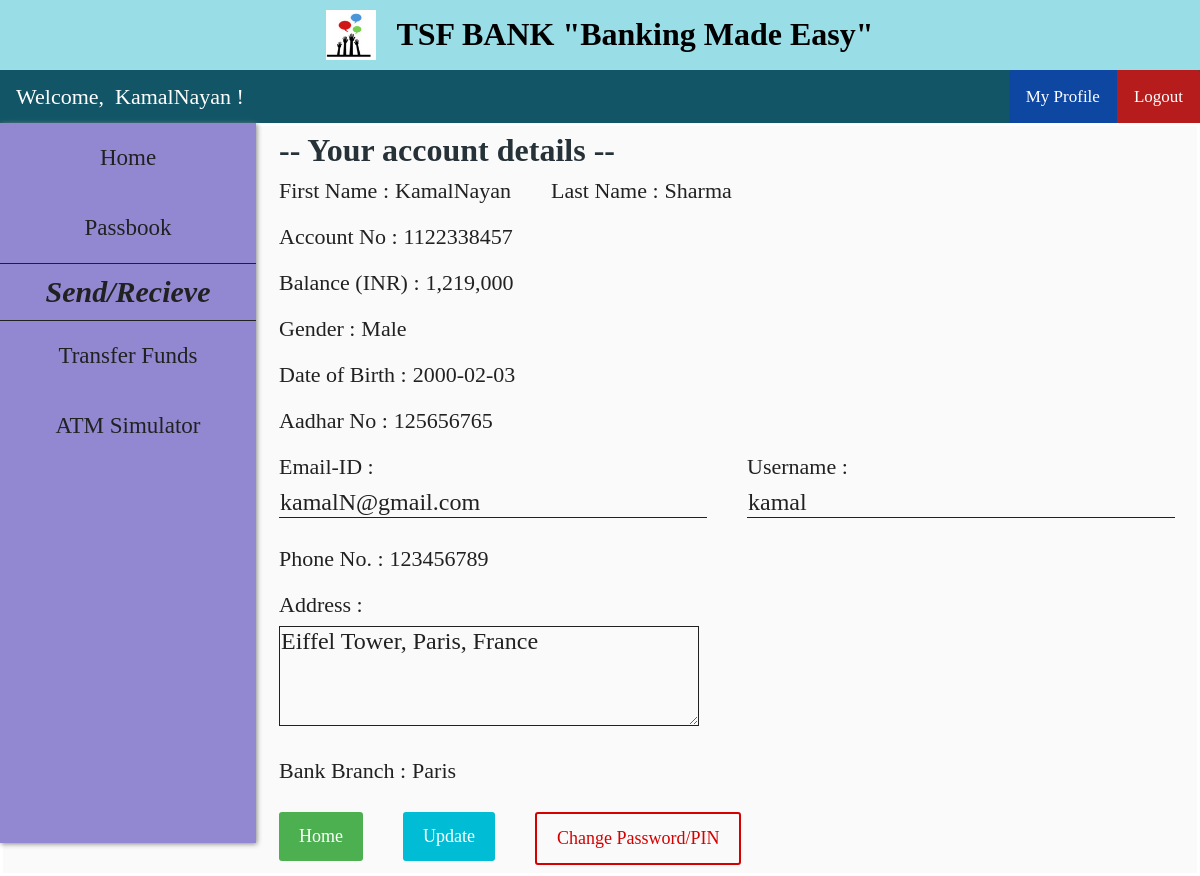
Page /customer_profile.php (signed in) on the committed database.
### tables this page shows
CREATE TABLE `customer` (
  `cust_id` int NOT NULL AUTO_INCREMENT,
  `first_name` varchar(30) DEFAULT NULL,
  `last_name` varchar(30) DEFAULT NULL,
  `gender` varchar(10) DEFAULT NULL,
  `dob` date DEFAULT NULL,
  `aadhar_no` int DEFAULT NULL,
  `email` varchar(30) DEFAULT NULL,
  `phone_no` varchar(20) DEFAULT NULL,
  `address` varchar(255) DEFAULT NULL,
  `branch` varchar(30) DEFAULT NULL,
  `account_no` int DEFAULT NULL,
  `pin` int DEFAULT NULL,
  `uname` varchar(30) DEFAULT NULL,
  `pwd` varchar(30) DEFAULT NULL,
  PRIMARY KEY (`cust_id`),
  UNIQUE KEY `aadhar_no` (`aadhar_no`),
  UNIQUE KEY `email` (`email`),
  UNIQUE KEY `phone_no` (`phone_no`),
  UNIQUE KEY `account_no` (`account_no`),
  UNIQUE KEY `uname` (`uname`)
);

CREATE TABLE `passbook3` (
  `trans_id` int NOT NULL AUTO_INCREMENT,
  `trans_date` datetime DEFAULT NULL,
  `remarks` varchar(255) DEFAULT NULL,
  `debit` int DEFAULT NULL,
  `credit` int DEFAULT NULL,
  `balance` int DEFAULT NULL,
  PRIMARY KEY (`trans_id`)
);

### customer_profile.php (the view, shortened to what this page needs)
<?php
    include "connect.php";
    include "header.php";
    include "customer_navbar.php";
    include "customer_sidebar.php";
    $id = $_SESSION['loggedIn_cust_id'];
    $sql0 = "SELECT * FROM customer WHERE cust_id=".$id;
    $sql1 = "SELECT * FROM passbook".$id." WHERE trans_id=(
                    SELECT MAX(trans_id) FROM passbook".$id.")";
    $result0 = $conn->query($sql0);
    $result1 = $conn->query($sql1);
    if ($result0->num_rows > 0) {
        while($row = $result0->fetch_assoc()) {
            $fname = $row["first_name"];
            $lname = $row["last_name"];
            $gender = $row["gender"];
            $dob = $row["dob"];
            $aadhar = $row["aadhar_no"];
            $email = $row["email"];
            $phno = $row["phone_no"];
            $address = $row["address"];
            $branch = $row["branch"];
            $acno = $row["account_no"];
            $cus_uname = $row["uname"];
        }
    }
    if ($result1->num_rows > 0) {
        while($row = $result1->fetch_assoc()) {
            $balance = $row["balance"];
        }
    }
?>
<!DOCTYPE html>
<html>
<head>
    <link rel="stylesheet" href="customer_add_style.css">
</head>
<body>
    <form class="add_customer_form" action="customer_profile_action.php" method="post">
        <div class="flex-container-form_header">
            <h1 id="form_header">-- Your account details --</h1>
        </div>
        <div class="flex-container">
            <div class=container>
                <label>First Name : <label id="info_label"><?php echo $fname ?></label></label>
            </div>
            <div class=container>
                <label>Last Name : <label id="info_label"><?php echo $lname ?></label></label>
            </div>
        </div>
        <div class="flex-container">
            <div class=container>
                <label>Account No : <label id="info_label"><?php echo $acno ?></label></label>
            </div>
        </div>
        <div class="flex-container">
            <div class=container>
                <label>Balance (INR) : <label id="info_label"><?php echo number_format($balance) ?></label></label>
            </div>
        </div>
        <div class="flex-container">
            <div class=container>
                <label>Gender :
                    <label id="info_label">
                    <?php
                        if ($gender == "male") {echo "Male";}
                        elseif ($gender == "female") {echo "Female";}
                        else {echo "Others";}
                    ?>
            </div>
        </div>
        <div class="flex-container">
            <div class=container>
                <label>Date of Birth : <label id="info_label"><?php echo $dob ?></label></label>
            </div>
        </div>
        <div class="flex-container">
            <div class=container>
                <label>Aadhar No : <label id="info_label"><?php echo $aadhar ?></label></label>
            </div>
        </div>
        <div class="flex-container">
            <div class=container>
                <label>Email-ID :</label><br>
                <input name="email" size="30" type="text" value="<?php echo $email ?>" required />
            </div>
            <div class=container>
                <label>Username :</label><br>
                <input name="cus_uname" size="30" type="text" value="<?php echo $cus_uname ?>" required />
            </div>
        </div>
        <div class="flex-container">
            <div  class=container>
                <label>Phone No. : <label id="info_label"><?php echo $phno ?></label></label>
            </div>
        </div>
        <div class="flex-container">
            <div class=container>
                <label>Address :</label><br>
                <textarea name="address" required /><?php echo $address ?></textarea>
            </div>
        </div>
        <div class="flex-container">
            <div class=container>
                <label>Bank Branch :
                    <label id="info_label">
                        <?php
                            if ($branch == "delhi") {echo "Delhi";}
                            elseif ($branch == "newyork") {echo "New York";}
                            elseif ($branch == "paris") {echo "Paris";}
                            elseif ($branch == "riyadh") {echo "Riyadh";}
                            elseif ($branch == "moscow") {echo "Moscow";}
                        ?>
                    </label>
                </label>
            </div>
        </div>
        <div class="flex-container">
            <div class="container">
                <a href="/customer_home.php" class="button">Home</a>
            </div>
            <div class="container">
                <button type="submit">Update</button>
            </div>
            <div class="container">
                <a href="/pass_change.php" class="password-button">Change Password/PIN</a>
            </div>
        </div>
    </form>
</body>
</html>

### customer_navbar.php (shortened to what this page needs)
<?php
    include "connect.php";
    if (isset($_SESSION['loggedIn_cust_id'])) {
        $sql0 = "SELECT * FROM customer WHERE cust_id=".$_SESSION['loggedIn_cust_id'];
        $result = $conn->query($sql0);
        $row = $result->fetch_assoc();
    }
?>
<!DOCTYPE html>
<html>
<head>
    <link rel="stylesheet" href="user_navbar_style.css">
</head>
<body>
    <div class="nav-wrapper">
        <div class="topnav" id="theTopNav">
            <a id="user">Welcome, &nbsp<?php echo $row["first_name"]; ?> !</a>
            <a id="logout" href="/logout_action.php" onclick="return confirm('Are you sure?')">Logout</a>
            <a id="profile" href="/customer_profile.php">My Profile</a>
        </div>
    </div>
</body>
</html>

### header_style.css (style rules this page uses)
body { margin: 0; padding: 0; background-color: #FAFAFA; text-align: center; }
h1 { font-family: 'Sansita Swashed', cursive; color: black; font-size: 2rem; line-height: 0rem; margin-top: calc((1.5rem - 2rem) + 2.0rem); margin-bottom: 0.5rem; }

### user_navbar_style.css (style rules this page uses)
.nav-wrapper { height: 53px; background: #333; }
.nav-wrapper .topnav { background-color: #115566; overflow: hidden; height: 53px; }
.topnav a[id="user"] { float: left; display: block; color: white; text-align: center; padding: 14px 16px; text-decoration: none; font-size: 22px; font-family: 'Sansita Swashed', cursive; }
.topnav a[id="profile"] { float: right; display: block; color: white; text-align: center; padding: 17px 17px; text-decoration: none; font-size: 17px; font-family: 'Sansita Swashed', cursive; background-color: #0D47A1; border-top-left-radius: 3px; }
.topnav a[id="logout"] { float: right; display: block; color: white; text-align: center; padding: 17px 17px; text-decoration: none; font-size: 17px; font-family: 'Sansita Swashed', cursive; background-color: #b71c1c; border-top-right-radius: 3px; }

### customer_add_style.css (style rules this page uses)
.flex-container { display: -webkit-flex; display: flex; margin-left: 256px; width: auto; height: auto; -webkit-flex-wrap: wrap; flex-wrap: wrap; background-color: #FAFAFA; }
.flex-container-form_header { display: -webkit-flex; display: flex; margin-left: 256px; width: auto; height: auto; background-color: #FAFAFA; }
h1[id="form_header"] { margin-left: 20px; font-family: 'Sansita Swashed', cursive; color: #263238; }
form { border: 3px solid white; width: inherit; margin-left: 0px; }
label { display: block; float: left; color: #212121; font-family: 'Sansita Swashed', cursive; font-size: 22px; }
label[id="info_label"] { display: block; float: right; margin-left: 6px; font-family: 'Sansita Swashed', cursive; color: #212121; font-size: 22px; }
input[type=text], input[type=password] { font-family: 'Sansita Swashed', cursive; color: #212121; font-size: 24px; width: auto; margin: 8px 0; padding: 1px 1px; border: 0; border-bottom: 1px solid #212121; box-sizing: border-box; background-color: transparent; }
.container { margin-top: 20px; margin-left: 20px; margin-right: 20px; float: left; display: inline-block; }
textarea { font-family: 'Sansita Swashed', cursive; color: #212121; font-size: 24px; height: 100px; width:35vw; max-width: 720px; min-width: 240px; margin: 8px 0; padding: 1px 1px; border: 0; border: 1px solid #212121; box-sizing: border-box; background-color: transparent; }
button { font-family: 'Sansita Swashed', cursive; font-size: 18px; background-color: #00BCD4; color: white; padding: 14px 20px; margin: 8px 0; border: none; cursor: pointer; width: 100%; border-radius: 3px; }
.button { background-color: #4CAF50; border: none; color: white; font-family: 'Sansita Swashed', cursive; font-size: 18px; padding: 14px 20px; margin: 8px 0; text-align: center; text-decoration: none; display: inline-block; border-radius: 3px; cursor: pointer; }
.password-button { background-color: transparent; color: #d50000; font-family: 'Sansita Swashed', cursive; font-size: 18px; padding: 14px 20px; margin: 8px 0; text-align: center; text-decoration: none; display: inline-block; border-radius: 3px; border: 2px solid #d50000; cursor: pointer; }

### rows in the picture
customer: first_name "KamalNayan", last_name "Sharma", account_no "1122338457", dob "2000-02-03", aadhar_no "125656765", email "kamalN@gmail.com", cus_uname "kamal", phone_no "123456789", address "Eiffel Tower, Paris, France"
passbook3: balance "1,219,000"
